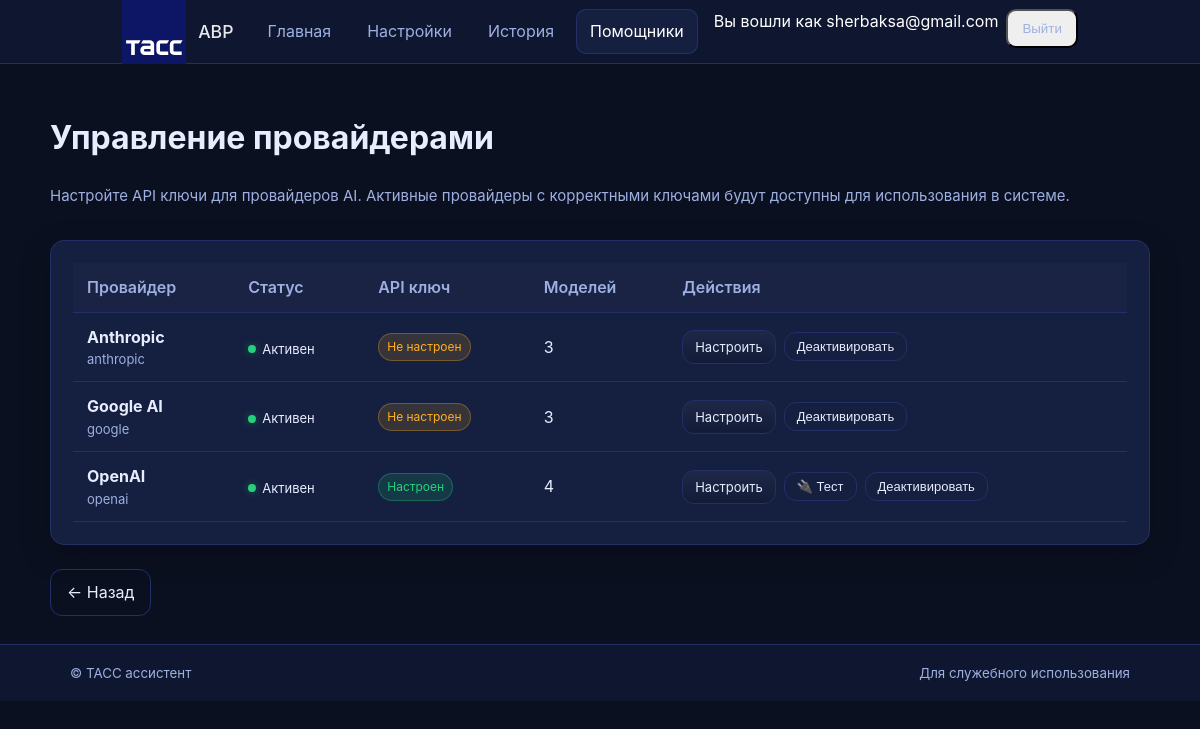
Screenshot of /assistants/providers (signed in) with the database file from the repository.
### app/models.py (models this page shows, shortened)
class TimestampMixin:
    created_at = db.Column(db.DateTime, nullable=False, default=datetime.utcnow)
    updated_at = db.Column(db.DateTime, nullable=False, default=datetime.utcnow, onupdate=datetime.utcnow)

class User(UserMixin, TimestampMixin, db.Model):
    __tablename__ = "users"
    id = db.Column(db.Integer, primary_key=True)
    email = db.Column(db.String(255), unique=True, index=True, nullable=False)
    password_hash = db.Column(db.String(255), nullable=False)
    is_active = db.Column(db.Boolean, nullable=False, default=False)
    is_staff = db.Column(db.Boolean, nullable=False, default=False)
    is_admin = db.Column(db.Boolean, nullable=False, default=False)
    last_login_at = db.Column(db.DateTime)
    last_login_ip = db.Column(db.String(45))
    failed_login_count = db.Column(db.Integer, nullable=False, default=0)
    locked_until = db.Column(db.DateTime)

class Provider(TimestampMixin, db.Model):
    __tablename__ = "providers"
    id = db.Column(db.Integer, primary_key=True)
    name = db.Column(db.String(64), unique=True, nullable=False)  # openai, google, anthropic
    display_name = db.Column(db.String(128), nullable=False)  # OpenAI, Google AI, Anthropic
    is_active = db.Column(db.Boolean, nullable=False, default=True)
    api_key = db.Column(db.String(512))  # TODO: шифрование добавим позже
    additional_config = db.Column(db.Text)  # JSON для доп. параметров (organization_id, project_id, etc.)
    models = db.relationship("AIModel", back_populates="provider", lazy="dynamic", cascade="all, delete-orphan")

### app/blueprints/assistants.py (the view)
@assistants_bp.route('/providers')
@login_required
@admin_required
def providers():
    all_providers = Provider.query.order_by(Provider.name).all()
    return render_template('assistants/providers.html',
                           title='Управление провайдерами',
                           providers=all_providers)

### app/auth/routes.py (called while the page is built)
@login_manager.user_loader
def load_user(user_id):
    return User.query.get(int(user_id))

### app/templates/assistants/providers.html (shortened to what this page needs)
{% extends 'base.html' %}
{% block content %}
<h1>{{ title }}</h1>
<p class="page__intro">
  Настройте API ключи для провайдеров AI. Активные провайдеры с корректными ключами будут доступны для использования в системе.
</p>
<div class="card">
  <table class="table">
    <thead>
      <tr>
        <th>Провайдер</th>
        <th>Статус</th>
        <th>API ключ</th>
        <th>Моделей</th>
        <th>Действия</th>
      </tr>
    </thead>
    <tbody>
      {% for provider in providers %}
      <tr>
        <td>
          <strong>{{ provider.display_name }}</strong>
          <div class="help">{{ provider.name }}</div>
        </td>
        <td>
          <span class="status">
            <span class="status-dot status-dot--{{ 'active' if provider.is_active else 'inactive' }}"></span>
            {{ 'Активен' if provider.is_active else 'Неактивен' }}
          </span>
        </td>
        <td>
          {% if provider.api_key %}
            <span class="badge badge--success">Настроен</span>
          {% else %}
            <span class="badge badge--warning">Не настроен</span>
          {% endif %}
        </td>
        <td>
          {{ provider.models.count() }}
        </td>
        <td>
          <div class="table-actions">
            <a href="{{ url_for('assistants.edit_provider', provider_id=provider.id) }}"
               class="btn btn--sm">
              Настроить
            </a>
            {% if provider.api_key %}
            <button type="button"
                    class="btn btn--sm btn--muted test-connection-btn"
                    data-provider-id="{{ provider.id }}"
                    data-provider-name="{{ provider.display_name }}">
              🔌 Тест
            </button>
            {% endif %}
            <form action="{{ url_for('assistants.toggle_provider', provider_id=provider.id) }}"
                  method="post" style="display:inline;">
              <button type="submit" class="btn btn--sm btn--muted">
                {{ 'Деактивировать' if provider.is_active else 'Активировать' }}
              </button>
            </form>
          </div>
        </td>
      </tr>
      {% endfor %}
    </tbody>
  </table>
</div>
<div style="margin-top: 1.5rem;">
  <a href="{{ url_for('assistants.index') }}" class="btn btn--muted">← Назад</a>
</div>
{% endblock %}

### app/templates/base.html (shortened to what this page needs)
<!doctype html>
<html lang="ru">
<head>
  <link href="{{ url_for('static', filename='css/tass.css') }}" rel="stylesheet">
</head>
<body class="theme">
  <header class="topbar">
    <div class="container topbar__inner">
<a class="brand" href="{{ url_for('main.index') }}" title="ТАСС — Ассистент выпускающего редактора">
  <span class="brand__name" title="Ассистент выпускающего редактора">АВР</span>
</a>
        <nav class="nav" data-js="nav">
          <a class="nav__link {% if request.endpoint and request.endpoint.startswith('main.') %}is-active{% endif %}" href="{{ url_for('main.index') }}">Главная</a>
          {% if current_user.is_authenticated %}
            <a class="nav__link {% if request.endpoint and request.endpoint.startswith('settings.') %}is-active{% endif %}" href="{{ url_for('settings.index') }}">Настройки</a>
            <a class="nav__link {% if request.endpoint and request.endpoint.startswith('history.') %}is-active{% endif %}" href="{{ url_for('history.index') }}">История</a>
            {% if current_user.is_admin %}
              <a class="nav__link {% if request.endpoint and request.endpoint.startswith('assistants.') %}is-active{% endif %}" href="{{ url_for('assistants.index') }}">Помощники</a>
            {% endif %}
          {% endif %}
          {% if current_user.is_authenticated %}
            <span class="nav__user">Вы вошли как {{ current_user.email }}</span>
            <form action="{{ url_for('auth.logout') }}" method="post" style="display:inline;">
              <button class="nav__link nav__button" type="submit">Выйти</button>
            </form>
          {% endif %}
        </nav>
    </div>
  </header>
  <main class="container page">
    {% block content %}{% endblock %}
  </main>
  <footer class="footer">
    <div class="container footer__inner">
      <small>© ТАСС ассистент</small>
      <small>Для служебного использования</small>
    </div>
  </footer>
</body>
</html>

### app/static/css/tass.css (style rules this page uses)
:root { --tass-bg:#0b1020; --tass-surface:#0f1730; --tass-elev:#151f3f; --tass-primary:#1f4aff; --tass-primary-weak:#7ea1ff; --tass-text:#e7ecff; --tass-muted:#9db0e1; --tass-border:#223067; --ok:#26d07c; --warn:#ffb020; --err:#ff5252; --radius:14px; --radius-sm:10px; --shadow:0 10px 30px rgba(0,0,0,.25); --container:1100px; --gap:16px; --font:-apple-system,BlinkMacSystemFont,"Segoe UI",Roboto,Ubuntu,"Helvetica Neue",Arial,"Noto Sans",sans-serif; }
* { box-sizing:border-box }
html,body { height:100% }
body.theme { margin:0; background:var(--tass-bg); color:var(--tass-text); font:16px/1.55 var(--font); -webkit-font-smoothing:antialiased; -moz-osx-font-smoothing:grayscale; }
.container { max-width:var(--container); margin:0 auto; padding:0 20px }
.topbar { background:var(--tass-surface); border-bottom:1px solid var(--tass-border) }
.topbar__inner { display:flex; align-items:center; gap:20px; min-height:64px }
.brand { display:flex; align-items:center; gap:12px; text-decoration:none; color:var(--tass-text) }
.brand__logo { display:inline-grid; place-items:center; width:40px; height:40px; background:var(--tass-primary); color:#fff; font-weight:800; letter-spacing:.5px }
.brand__name { opacity:.9; font-weight:600 }
.nav { display:flex; gap:8px; margin-left:auto }
.nav__link { padding:10px 14px; border-radius:10px; color:var(--tass-muted); text-decoration:none; transition:.15s background,.15s color }
.nav__link.is-active { background:var(--tass-elev); color:#fff; box-shadow:inset 0 0 0 1px var(--tass-border) }
.page { padding:28px 0 }
.card { background:var(--tass-elev); border:1px solid var(--tass-border); border-radius:var(--radius); box-shadow:var(--shadow); padding:22px; }
.btn { display:inline-flex; align-items:center; gap:8px; padding:10px 16px; border-radius:12px; border:1px solid var(--tass-border); background:linear-gradient(180deg, rgba(255,255,255,.04), rgba(0,0,0,.12)); color:var(--tass-text); text-decoration:none; cursor:pointer; transition:.15s transform,.2s box-shadow }
.btn--muted { background:transparent }
.help { color:var(--tass-muted); font-size:13px }
.table { width:100%; border-collapse:separate; border-spacing:0; overflow:hidden }
.table th, .table td { padding:12px 14px; border-bottom:1px solid var(--tass-border); text-align:left }
.table th { color:var(--tass-muted); font-weight:600; background:rgba(255,255,255,.02) }
.badge { display:inline-block; padding:4px 8px; border-radius:999px; border:1px solid var(--tass-border); font-size:12px; color:var(--tass-primary-weak) }
.footer { border-top:1px solid var(--tass-border); background:var(--tass-surface) }
.footer__inner { display:flex; gap:16px; min-height:56px; align-items:center; justify-content:space-between; color:var(--tass-muted) }
.topbar { background-color: #0f1730; color: white; height: 64px; display: flex; align-items: center; }
.topbar__inner { display: flex; align-items: center; justify-content: space-between; height: 100%; }
.brand { display: flex; align-items: center; gap: 12px; text-decoration: none; color: white; height: 100%; }
.brand__logo { height: 100%; width: auto; display: block; }
.brand__name { font-size: 1.1rem; font-weight: 500; line-height: 1.2; white-space: nowrap; }
.page__intro { margin-bottom:2rem; color:var(--tass-muted); font-size:15px; }
.badge--success { background:rgba(38,208,124,.15); color:var(--ok); border-color:rgba(38,208,124,.3); }
.badge--warning { background:rgba(255,176,32,.15); color:var(--warn); border-color:rgba(255,176,32,.3); }
.table-actions { display:flex; gap:8px; align-items:center; }
.btn--sm { padding:6px 12px; font-size:13px; }
.status { display:inline-flex; align-items:center; gap:6px; font-size:13px; }
.status-dot { width:8px; height:8px; border-radius:50%; display:inline-block; }
.status-dot--active { background:var(--ok); box-shadow:0 0 8px rgba(38,208,124,.4); }

### rows the page displays
User: email "sherbaksa@gmail.com"
Provider: display_name "Anthropic", name "anthropic", is_active "Активен", shows "Не настроен", models.count "3", is_active "Деактивировать"
Provider: display_name "Google AI", name "google", is_active "Активен", shows "Не настроен", models.count "3", is_active "Деактивировать"
Provider: display_name "OpenAI", name "openai", is_active "Активен", shows "Настроен", models.count "4", is_active "Деактивировать"

### other values shown
{{ title }} "Управление провайдерами"
